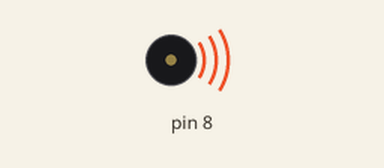
Simulated run of this sketch. Board: Arduino Uno, built with avr-gcc and run on an emulated ATmega328P. On the bench: buzzer (waves = sounding).

Above: at 0.15 s.
Timing chart, 0 to 3.0 s (numbered marks = the images above):
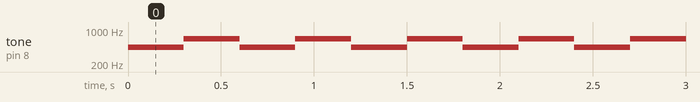

Measured:
- by itself, tone on pin 8: alternates 660 Hz for 0.30 s and 440 Hz for 0.30 s

The sketch:

sirena.ino
```cpp
// Sesion 5 - La sirena de policia
// Buzzer en el pin 8. Dos notas que se turnan, rapidito.

void setup() { }

void loop() {
  tone(8, 440);   // nota grave
  delay(300);
  tone(8, 660);   // nota aguda
  delay(300);
}

// ¿Y si cambias el 300 por 80? ¿Y por 800?
```
